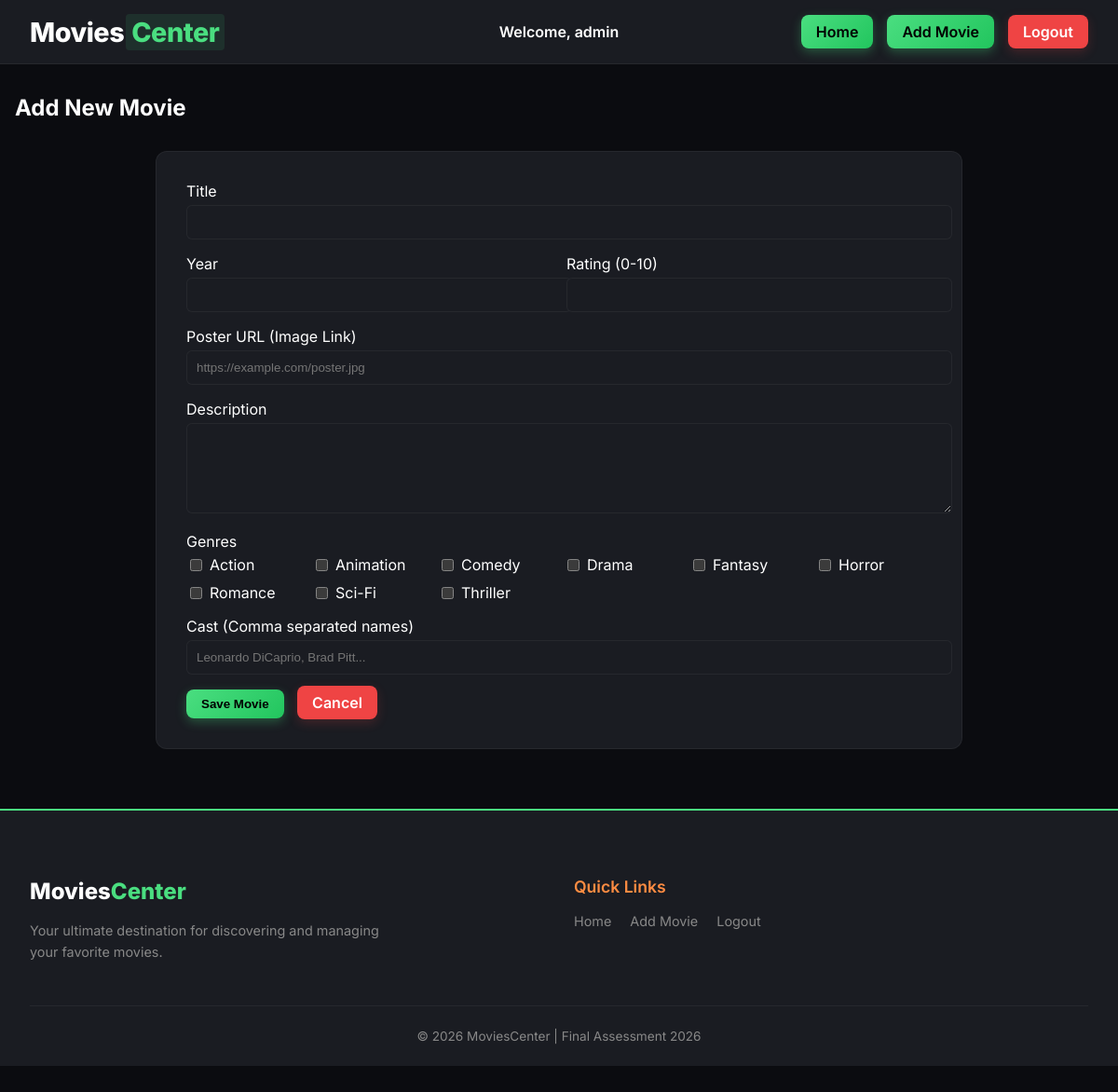
The page /add.php (signed in) on the database its author committed.
### tables this page shows
CREATE TABLE IF NOT EXISTS genres (
    id INT AUTO_INCREMENT PRIMARY KEY,
    name VARCHAR(50) NOT NULL UNIQUE
);

### includes/functions.php (called while the page is built, shortened)
<?php
function h($string)
{
    return htmlspecialchars($string, ENT_QUOTES, 'UTF-8');
}
?>

### public/add.php (the view, shortened to what this page needs)
<?php
require_once __DIR__ . '/../includes/header.php';
require_once __DIR__ . '/../config/db.php';
$stmtGenres = $pdo->query("SELECT * FROM genres ORDER BY name");
$allGenres = $stmtGenres->fetchAll();
?>
<h2 style="margin-bottom: 2rem;">Add New Movie</h2>
<div class="movie-card" style="padding: 2rem; max-width: 800px; margin: 0 auto;">
    <form method="POST" action="">
        <div style="margin-bottom: 1rem;">
            <label>Title</label>
            <input type="text" name="title" class="form-input" required>
        </div>
        <div style="display: flex; gap: 1rem; margin-bottom: 1rem;">
            <div style="flex: 1;">
                <label>Year</label>
                <input type="number" name="year" class="form-input" required min="1900" max="2100">
            </div>
            <div style="flex: 1;">
                <label>Rating (0-10)</label>
                <input type="number" name="rating" class="form-input" required min="0" max="10" step="0.1">
            </div>
        </div>
        <div style="margin-bottom: 1rem;">
            <label>Poster URL (Image Link)</label>
            <input type="url" name="poster_url" class="form-input" placeholder="https://example.com/poster.jpg">
        </div>
        <div style="margin-bottom: 1rem;">
            <label>Description</label>
            <textarea name="description" class="form-input" rows="5"></textarea>
        </div>
        <div style="margin-bottom: 1rem;">
            <label>Genres</label>
            <div
                style="display: grid; grid-template-columns: repeat(auto-fill, minmax(120px, 1fr)); gap: 10px; margin-top: 5px;">
                <?php foreach ($allGenres as $g): ?>
                    <label style="display: flex; align-items: center; gap: 5px; cursor: pointer;">
                        <input type="checkbox" name="genres[]" value="<?= $g['id'] ?>">
                        <?= h($g['name']) ?>
                    </label>
                <?php endforeach; ?>
            </div>
        </div>
        <div style="margin-bottom: 1rem;">
            <label>Cast (Comma separated names)</label>
            <input type="text" name="cast" class="form-input" placeholder="Leonardo DiCaprio, Brad Pitt...">
        </div>
        <button type="submit" class="btn btn-primary">Save Movie</button>
        <a href="index.php" class="btn btn-danger" style="text-decoration: none; margin-left: 10px;">Cancel</a>
    </form>
</div>
<?php require_once __DIR__ . '/../includes/footer.php'; ?>

### public/assets/css/style.css (style rules this page uses)
:root { color-scheme: dark; --bg-color: #0b0c10; --card-bg: #1a1c22; --primary: #4ade80; --secondary: #ff8c42; --danger: #ef4444; --text-main: #ffffff; --text-muted: #888888; --border: rgba(255, 255, 255, 0.05); --glass: rgba(255, 255, 255, 0.02); --font-family: 'Inter', sans-serif; --btn-gradient-primary: linear-gradient(135deg, #4ade80, #22c55e); --btn-gradient-secondary: linear-gradient(135deg, #ff8c42, #ff6b1a); }
body { background-color: var(--bg-color); color: var(--text-main); font-family: var(--font-family); margin: 0; padding-bottom: 50px; }
a { text-decoration: none; color: inherit; }
.btn { padding: 0.5rem 1rem; border-radius: 8px; border: none; cursor: pointer; font-weight: 600; transition: 0.2s; }
.btn-primary { background: var(--btn-gradient-primary); color: #000 !important; border: none; box-shadow: 0 4px 12px rgba(74, 222, 128, 0.3); font-weight: 600; }
.btn-danger { background: var(--danger); color: #fff !important; box-shadow: 0 4px 12px rgba(239, 68, 68, 0.2); }
.form-input { width: 100%; padding: 10px; margin-top: 5px; background-color: #1a1c22 !important; border: 1px solid var(--border); color: #ffffff !important; border-radius: 6px; outline: none; }
.movie-card { background: var(--card-bg); border: 1px solid var(--border); border-radius: 12px; overflow: hidden; transition: transform 0.3s; position: relative; backdrop-filter: blur(5px); display: flex; flex-direction: column; height: 100%; }

### rows shown on the page
genres: name "Action"
genres: name "Animation"
genres: name "Comedy"
genres: name "Drama"
genres: name "Fantasy"
genres: name "Horror"
genres: name "Romance"
genres: name "Sci-Fi"
genres: name "Thriller"

### other values the page prints
$_SESSION['username'] "admin"
